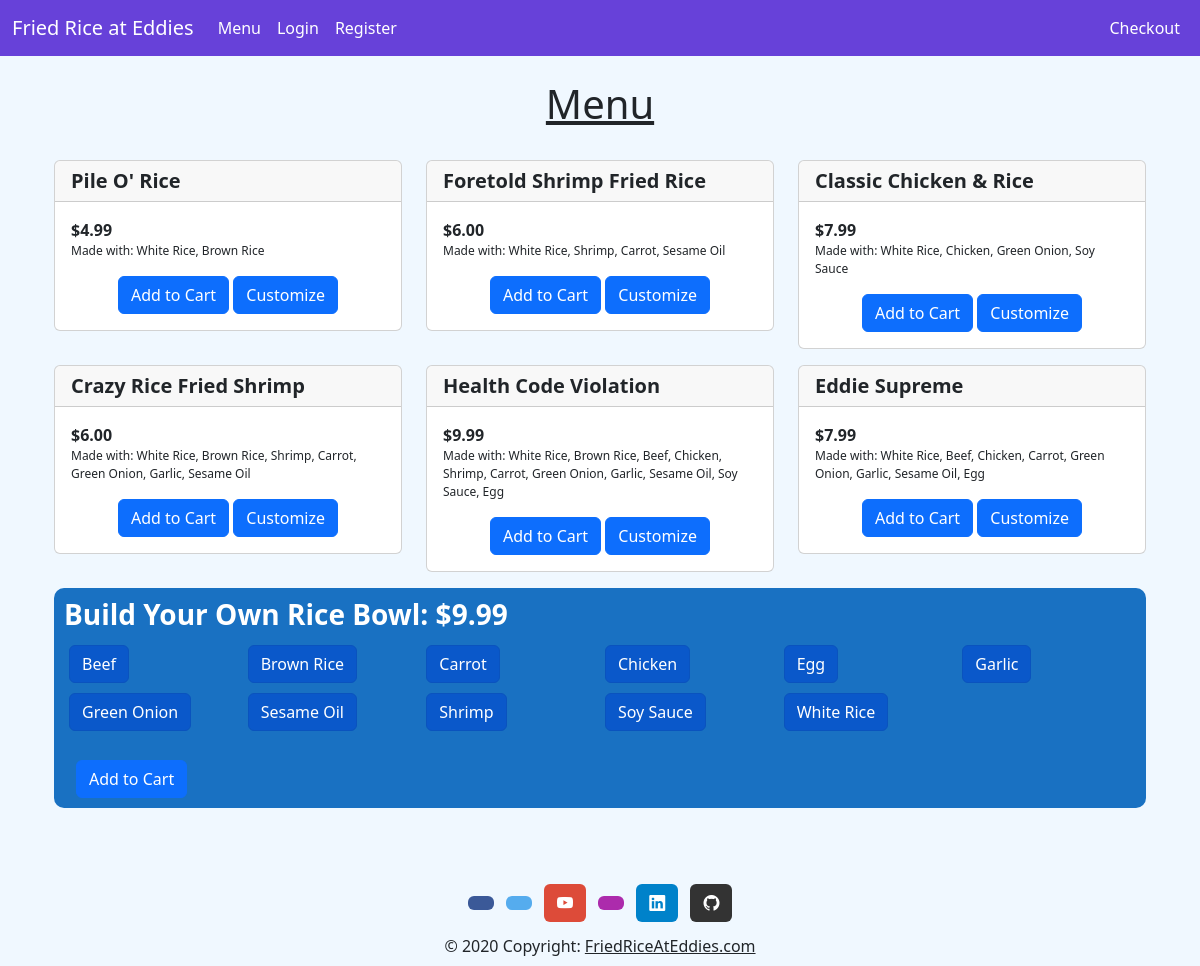
The app's page /menu/ with its own data.
### main/models.py (models this page shows, shortened)
class Recipe(models.Model):
    id = models.AutoField(primary_key=True)
    menu_id = models.ForeignKey(Menu, on_delete=models.CASCADE)
    ingredients = models.ManyToManyField(Ingredient)

class Menu(models.Model):
    id = models.AutoField(primary_key=True)
    name = models.CharField(max_length=50)
    price = models.DecimalField(max_digits=6, decimal_places=2)

class Ingredient(models.Model):
    id = models.AutoField(primary_key=True)
    name = models.CharField(max_length=20)

### main/views.py (the view)
# urls.py: path('menu/', views.menu, name='menu'),
def menu(request):
    menu_list = Menu.objects.order_by('name')
    ingr_list = Ingredient.objects.order_by('name')
    recipe_list = Recipe.objects.order_by('menu_id').prefetch_related('ingredients')
    context = {'menu': menu_list, 'ingredients': ingr_list, 'recipes': recipe_list}
    return render(request, 'main/menu.html', context=context)

### main/templates/main/menu.html (shortened to what this page needs)
{% extends 'base.html' %} {% load static %}
  {% block content %}
  <body>
    <br />
    <h1 class="text-center"><u>Menu</u></h1>
    <br />
    <div class="container">
      <div class="row">
        {% if recipes %}
          {% for r in recipes %}
            {% if r.menu_id %}
                <div class="col-sm-4">
                  <div class="card mb-3">
                    <h5 class="card-header"><b>{{r.menu_id.name}}</b></h5>
                    <div class="card-body">
                      <p class="card-text" style="margin:0;"><b>${{r.menu_id.price}}</b></p>
                      {% if r.ingredients %}
                        <p class="card-text" style="font-size:0.75em;">
                          Made with:
                          {% for i in r.ingredients.all %}
                            {{i.name}}{% if not forloop.last %}, {% endif %}
                          {% endfor %}
                        </p>
                      {% endif %}
                      <div class="text-center">
                        <a href="{% url 'add_button' r.menu_id.id %}" class="btn btn-primary">Add to Cart</a>
                        <a href="#customizeItem" class="btn btn-primary">Customize</a>
                      </div>
                    </div>
                  </div>
                </div>
            {% endif %}
          {% endfor %}
        {% else %}
        <h1>No Menu Items Found.</h1>
        {% endif %}
      </div>
    <div class="custom-order">
      <h3><b>Build Your Own Rice Bowl: $9.99</b></h3>
      <div class="container">
        <div class="row">
          {% if ingredients %}
            {% for i in ingredients %}
              <div class="col-sm-2" style="padding: 5px">
                <label class="btn btn-primary" for="btn-check-{{i.name}}">{{i.name}}</label>
              </div>
            {% endfor %}
          {% else %}
          <h1>No Ingredient Items Found.</h1>
          {% endif %}
        </div>
        <div class="row">
          <div class="col-sm-2">
            <br />
            <a href="#addItemToCart" class="btn btn-primary">Add to Cart</a>
          </div>
        </div>
      </div>
    </div>
  </body>
  {% endblock %}

### friedRiceAtEddiesWebsite/static/css/styles.css (style rules this page uses)
html, body { background-color: aliceblue; margin: 0; padding: 0; }
.custom-order { border-radius: 10px; padding: 10px; background-color: #1971c2; color: white; }

### records on screen
Recipe: menu_id.name "Pile O' Rice", menu_id.price "4.99"
Ingredient: name "White Rice"
Ingredient: name "Brown Rice"
Recipe: menu_id.name "Foretold Shrimp Fried Rice", menu_id.price "6.00"
Ingredient: name "Shrimp"
Ingredient: name "Carrot"
Ingredient: name "Sesame Oil"
Recipe: menu_id.name "Classic Chicken & Rice", menu_id.price "7.99"
Ingredient: name "Chicken"
Ingredient: name "Green Onion"
Ingredient: name "Soy Sauce"
Recipe: menu_id.name "Crazy Rice Fried Shrimp", menu_id.price "6.00"
Ingredient: name "Garlic"
Recipe: menu_id.name "Health Code Violation", menu_id.price "9.99"
Ingredient: name "Beef"
Ingredient: name "Egg"
Recipe: menu_id.name "Eddie Supreme", menu_id.price "7.99"
